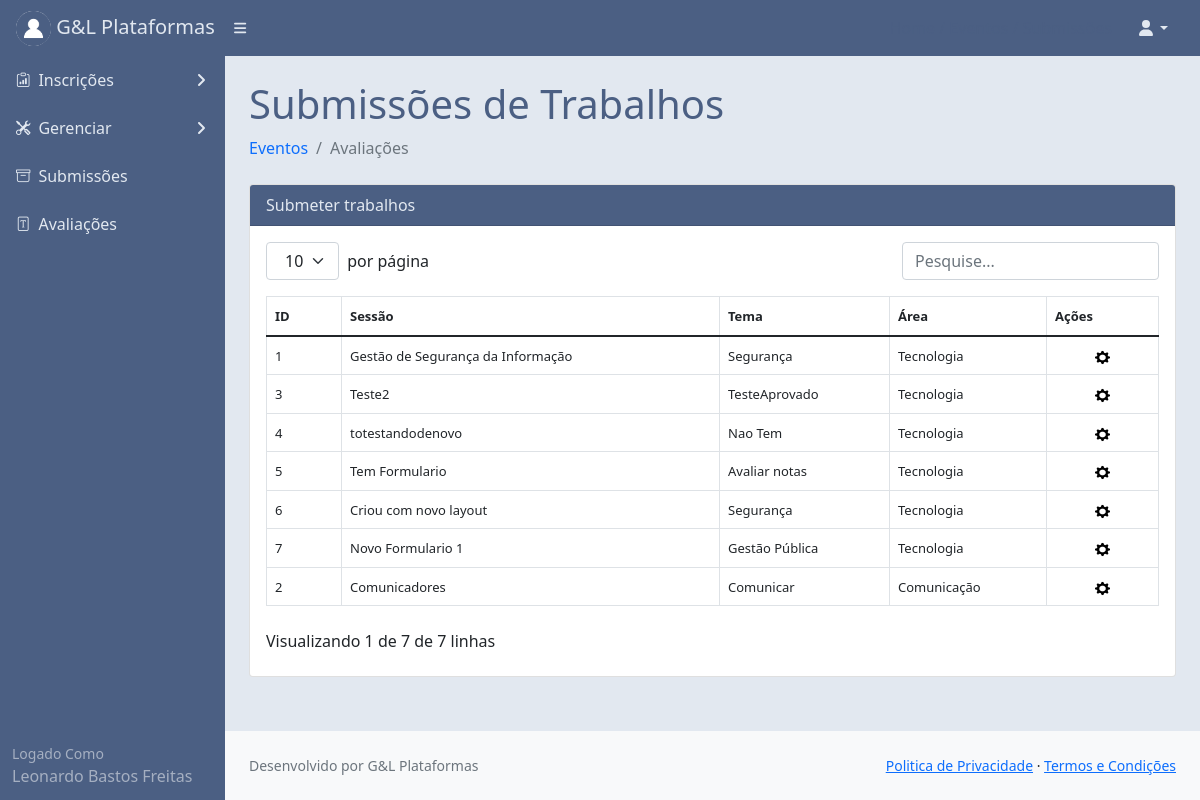
The app's page /submissoes/ (signed in) with its own data.
### core/models.py (models this page shows)
class Usuariocd(models.Model):
    cpf = models.CharField(max_length=11)
    nome = models.CharField(max_length=300)
    cep = models.CharField(max_length=8)
    nascimento = models.DateField()
    email = models.EmailField()
    endereco = models.CharField(max_length=500)
    cidade = models.CharField(max_length=150)
    bairro = models.CharField(max_length=150)
    pais = models.CharField(max_length=150)
    instituicao = models.CharField(max_length=150)
    cmp = models.CharField(max_length=3)
    categ = models.CharField(max_length=150)
    cinfo = models.CharField(max_length=3)
    gestor_plataforma = models.CharField(max_length=3)
    autor = models.CharField(max_length=3)
    avaliador = models.CharField(max_length=3)
    lider = models.CharField(max_length=3)
    id_usuario = models.BigIntegerField()
    contato = models.BigIntegerField(null=True)
    perfil = models.FileField(upload_to='')

class Sessoes(models.Model):
    data_criacao = models.DateTimeField(auto_now=True)
    nome = models.CharField(max_length=150)
    descricao = models.CharField(max_length=150)
    lider = models.CharField(max_length=150)
    tema = models.CharField(max_length=150)
    formulario = models.BigIntegerField()
    id_evento= models.BigIntegerField()

class Evento(models.Model):
    nome = models.CharField(max_length=150)
    cidade = models.CharField(max_length=150)
    estado = models.CharField(max_length=5)
    data_evento = models.DateTimeField()
    modalidade = models.CharField(max_length=150)
    status = models.CharField(max_length=30)
    data_criacao = models.DateTimeField(auto_now=True)
    logo = models.FileField(upload_to='')
    def get_data_evento(self):
        return self.data_evento.strftime('%d/%m/%Y às %H:%M')

### core/views.py (the view)
# urls.py: path('submissoes/', views.submissoes),
@login_required(login_url='/login/')
def submissoes(request):
    meuid = User.objects.filter(username=request.user)
    for m in meuid:
        mid = m.id
    usuarios = Usuariocd.objects.filter(id_usuario=mid)
    eventos = Evento.objects.filter(status='andamento')
    sessao = Sessoes.objects.all()
    dados = {'eventos': eventos,
             'usuarios': usuarios,
             'sessao':sessao}
    return render(request, 'submissoes.html', dados)

### templates/submissoes.html (shortened to what this page needs)
{% extends 'base.html' %}
{% load static %}
{% block content %}
<div id="layoutSidenav_content" style="background:#e2e8f0;">
                <main>
                    <div class="container-fluid px-4">
                        <h1 class="mt-4" style="color:#4B5F83;">Submissões de Trabalhos</h1>
                        <ol class="breadcrumb mb-4">
                            <li class="breadcrumb-item">
                                <a href="#" style="text-decoration:none;">Eventos</a></li>
                            <li class="breadcrumb-item active">Avaliações</li>
                        </ol>
                                <p class="mb-0">
                                  <div class="card">
                                 <div class="card-header" style="background:#4B5F83;color:#e2e8f0;">
                                     Submeter trabalhos
                                 </div>
                                <div class="card-body">
                                  <table class="table " id="datatablesSimple">
                                    <thead>
                                        <tr>
                                             <th><font size="2px">ID</font></th>
                                            <th><font size="2px">Sessão</font></th>
                                            <th><font size="2px">Tema</font></th>
                                            <th><font size="2px">Área</font></th>
                                            <th><font size="2px">Ações</font></th>
                                        </tr>
                                    </thead>
                                    <tbody>
                                            {% for eventos in eventos %}
                                            {% for sessao in sessao %}
                                            {% if sessao.id_evento == eventos.id %}
                                                                                 <tr>
                                             <td><font size="2px">{{sessao.id}}</font></td>
                                            <td><font size="2px">{{ sessao.nome }}  </font></td>
                                            <td><font size="2px">{{sessao.tema}}</font></td>
                                            <td><font size="2px">{{eventos.modalidade}}  </font></td>
                                            <td align="center"><font size="2px">
                                                <a type="button"
                                                  data-toggle="modal"
                                                  data-target="#modalacao{{sessao.id}}"
                                                  >
                                              <img width="15" height="15"
                                                    src={% static "assets/img/engrenagem.png" %} />
                                                </a>
                                            </font></td>
                                        </tr>
                                                 {% endif %}
                                            {% endfor %}
                                                {% endfor %}
                                    </tbody>
                                </table>
                                    </div>
                        </div>
                                </p>
                    </div>
                </main>
                <footer class="py-4 bg-light mt-auto">
                    <div class="container-fluid px-4">
                        <div class="d-flex align-items-center justify-content-between small">
                            <div class="text-muted">Desenvolvido por G&L Plataformas</div>
                            <div>
                                <a href="#">Politica de Privacidade</a>
                                &middot;
                                <a href="#">Termos e Condições</a>
                            </div>
                        </div>
                    </div>
                </footer>
            </div>
        </div>
{% endblock %}

### templates/base.html (shortened to what this page needs)
{% load static %}
<!DOCTYPE html>
<html lang="pt-br">
    <head>
        <link href={% static "css/styles.css" %} rel="stylesheet" />
        <link href={% static "css/step.css" %} rel="stylesheet" />
        <link href={% static "css/gira.css" %} rel="stylesheet" />
        <link rel="stylesheet" href="https://cdn.jsdelivr.net/npm/bootstrap-icons@1.3.0/font/bootstrap-icons.css">
    </head>
    <body>
        <nav class="sb-topnav navbar navbar-expand navbar-dark" style="background:#4B5F83;">
            <a class="navbar-brand ps-3" href="#" style="color:#e2e8f0;">
                {% for usuarios in usuarios %}
                <img src="/media/{{usuarios.perfil}}"
                     alt="Admin"
                     class="rounded-circle"
                     width="35" height="35"> G&L Plataformas
                {% endfor %}
            </a>
            <button class="btn btn-link btn-sm order-1 order-lg-0 me-4 me-lg-0" id="sidebarToggle" href="#!"><i class="fas fa-bars" style="color:#e2e8f0;"></i></button>
            <form class="d-none d-md-inline-block form-inline ms-auto me-0 me-md-3 my-2 my-md-0">
                <a href="#" style="text-decoration:none; color:#4B5F83;">
                </a>
                <a href="#" style="text-decoration:none; color:#4B5F83;">
                </a>
                <a href="/submissoes/" style="text-decoration:none; color:#4B5F83;">
                </a>
            </form>
            <ul class="navbar-nav ms-auto ms-md-0 me-3 me-lg-4">
                <li class="nav-item dropdown">
                    <a class="nav-link dropdown-toggle" id="navbarDropdown" href="#" role="button" data-bs-toggle="dropdown" aria-expanded="false" style="color:#e2e8f0;"><i class="fas fa-user fa-fw"></i></a>
                </li>
            </ul>
        </nav>
        <div id="layoutSidenav">
            <div id="layoutSidenav_nav" >
                <nav class="sb-sidenav accordion sb-sidenav-dark" id="sidenavAccordion" >
                    <div class="sb-sidenav-menu" style="background:#4B5F83;">
                        <div class="nav">
                             <a class="nav-link collapsed" href="#" data-bs-toggle="collapse" data-bs-target="#pagesCollapseAuth" aria-expanded="false" aria-controls="pagesCollapseAuth">
                                        <div class="sb-nav-link-icon" style="color:#e2e8f0;"><i class="bi bi-clipboard-data"></i></div>
                                        <div style="color:#e2e8f0;">Inscrições</div>
                                        <div class="sb-sidenav-collapse-arrow" style="color:#e2e8f0;"><i class="fas fa-angle-down"></i></div>
                                    </a>
                            {% for usuarios in usuarios %}
                            {% if usuarios.gestor_plataforma == 'sim' %}
                            <a class="nav-link collapsed" href="#" data-bs-toggle="collapse" data-bs-target="#collapsePages" aria-expanded="false" aria-controls="collapsePages">
                                <div class="sb-nav-link-icon" style="color:#e2e8f0;"><i class="bi bi-tools"></i></div>
                                <div style="color:#e2e8f0;">Gerenciar</div>
                                <div class="sb-sidenav-collapse-arrow" style="color:#e2e8f0;"><i class="fas fa-angle-down"></i></div>
                            </a>
                            {% endif %}
                            {% endfor %}
                            <a class="nav-link" href="/submetidos/" style="color:#e2e8f0;">
                                <div class="sb-nav-link-icon" style="color:#e2e8f0;"><i class="bi bi-archive"></i></div>
                                <div style="color:#e2e8f0;">Submissões</div>
                            </a>
                            {% for usuarios in usuarios %}
                            {% if usuarios.avaliador == 'sim' %}
                            <a class="nav-link" href="/avaliartrabalho/" style="color:#e2e8f0;">
                                <div class="sb-nav-link-icon" style="color:#e2e8f0;"><i class="bi bi-file-font"></i></div>
                                <div style="color:#e2e8f0;">Avaliações</div>
                            </a>
                            {% endif %}
                            {% endfor %}
                        </div>
                    </div>
                    <div class="sb-sidenav-footer" style="background:#4B5F83;">
                        <div class="small" >Logado Como</div>
                        {% for usuarios in usuarios %}
                        {{usuarios.nome}}
                        {% endfor %}
                    </div>
                </nav>
            </div>
{% block content %}{% endblock %}
    </body>
</html>

### static/css/step.css (style rules this page uses)
:root { --prm-color: #0381ff; --prm-gray:#4B5F83; }

### records on screen
Usuariocd: perfil (picture), gestor_plataforma "sim" (drawn), avaliador "sim" (drawn), nome "Leonardo Bastos Freitas"
Evento: modalidade "Tecnologia"
Sessoes: id "1", nome "Gestão de Segurança da Informação", tema "Segurança"
Sessoes: id "3", nome "Teste2", tema "TesteAprovado"
Sessoes: id "4", nome "totestandodenovo", tema "Nao Tem"
Sessoes: id "5", nome "Tem Formulario", tema "Avaliar notas"
Sessoes: id "6", nome "Criou com novo layout", tema "Segurança"
Sessoes: id "7", nome "Novo Formulario 1", tema "Gestão Pública"
Evento: modalidade "Comunicação"
Sessoes: id "2", nome "Comunicadores", tema "Comunicar"
